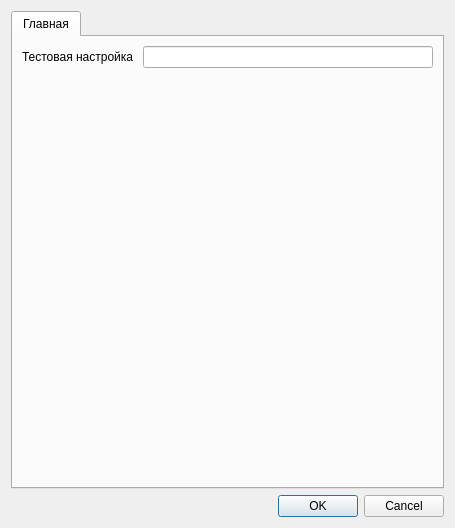
<?xml version="1.0" encoding="UTF-8"?>
<ui version="4.0">
 <class>DialogSettings</class>
 <widget class="QDialog" name="DialogSettings">
  <property name="geometry">
   <rect>
    <x>0</x>
    <y>0</y>
    <width>455</width>
    <height>528</height>
   </rect>
  </property>
  <property name="minimumSize">
   <size>
    <width>455</width>
    <height>0</height>
   </size>
  </property>
  <property name="maximumSize">
   <size>
    <width>455</width>
    <height>16777215</height>
   </size>
  </property>
  <property name="windowTitle">
   <string>Настройки</string>
  </property>
  <layout class="QGridLayout" name="gridLayout">
   <item row="1" column="1">
    <layout class="QVBoxLayout" name="verticalLayout">
     <item>
      <layout class="QHBoxLayout" name="horizontalLayout_2">
       <item>
        <widget class="QTabWidget" name="tabWidget">
         <property name="currentIndex">
          <number>0</number>
         </property>
         <widget class="QWidget" name="tab">
          <attribute name="title">
           <string>Главная</string>
          </attribute>
          <layout class="QGridLayout" name="gridLayout_2">
           <item row="0" column="0">
            <layout class="QVBoxLayout" name="verticalLayout_2">
             <property name="sizeConstraint">
              <enum>QLayout::SetMinimumSize</enum>
             </property>
             <item>
              <layout class="QHBoxLayout" name="horizontalLayout_3">
               <property name="sizeConstraint">
                <enum>QLayout::SetMinimumSize</enum>
               </property>
               <item>
                <widget class="QLabel" name="label">
                 <property name="text">
                  <string>Тестовая настройка </string>
                 </property>
                </widget>
               </item>
               <item>
                <widget class="QLineEdit" name="lineEdit">
                 <property name="toolTip">
                  <string/>
                 </property>
                 <property name="statusTip">
                  <string/>
                 </property>
                 <property name="whatsThis">
                  <string/>
                 </property>
                 <property name="accessibleName">
                  <string/>
                 </property>
                 <property name="accessibleDescription">
                  <string/>
                 </property>
                </widget>
               </item>
              </layout>
             </item>
             <item>
              <spacer name="verticalSpacer">
               <property name="orientation">
                <enum>Qt::Vertical</enum>
               </property>
               <property name="sizeType">
                <enum>QSizePolicy::Expanding</enum>
               </property>
               <property name="sizeHint" stdset="0">
                <size>
                 <width>20</width>
                 <height>40</height>
                </size>
               </property>
              </spacer>
             </item>
            </layout>
           </item>
          </layout>
         </widget>
        </widget>
       </item>
      </layout>
     </item>
     <item>
      <layout class="QHBoxLayout" name="horizontalLayout">
       <property name="sizeConstraint">
        <enum>QLayout::SetMinimumSize</enum>
       </property>
       <item>
        <spacer name="horizontalSpacer">
         <property name="orientation">
          <enum>Qt::Horizontal</enum>
         </property>
         <property name="sizeHint" stdset="0">
          <size>
           <width>40</width>
           <height>20</height>
          </size>
         </property>
        </spacer>
       </item>
       <item>
        <widget class="QDialogButtonBox" name="buttonBox">
         <property name="orientation">
          <enum>Qt::Horizontal</enum>
         </property>
         <property name="standardButtons">
          <set>QDialogButtonBox::Cancel|QDialogButtonBox::Ok</set>
         </property>
        </widget>
       </item>
      </layout>
     </item>
    </layout>
   </item>
  </layout>
 </widget>
 <resources/>
 <connections>
  <connection>
   <sender>buttonBox</sender>
   <signal>accepted()</signal>
   <receiver>DialogSettings</receiver>
   <slot>accept()</slot>
   <hints>
    <hint type="sourcelabel">
     <x>248</x>
     <y>254</y>
    </hint>
    <hint type="destinationlabel">
     <x>157</x>
     <y>274</y>
    </hint>
   </hints>
  </connection>
  <connection>
   <sender>buttonBox</sender>
   <signal>rejected()</signal>
   <receiver>DialogSettings</receiver>
   <slot>reject()</slot>
   <hints>
    <hint type="sourcelabel">
     <x>316</x>
     <y>260</y>
    </hint>
    <hint type="destinationlabel">
     <x>286</x>
     <y>274</y>
    </hint>
   </hints>
  </connection>
 </connections>
</ui>
